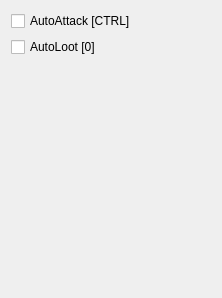
<?xml version="1.0" encoding="UTF-8"?>
<ui version="4.0">
 <class>BotForm</class>
 <widget class="QDialog" name="BotForm">
  <property name="geometry">
   <rect>
    <x>0</x>
    <y>0</y>
    <width>222</width>
    <height>298</height>
   </rect>
  </property>
  <property name="windowTitle">
   <string>BotForm</string>
  </property>
  <layout class="QGridLayout" name="gridLayout">
   <item row="0" column="0">
    <widget class="QCheckBox" name="attChk">
     <property name="text">
      <string>AutoAttack [CTRL]</string>
     </property>
    </widget>
   </item>
   <item row="1" column="0">
    <widget class="QCheckBox" name="lootChk">
     <property name="text">
      <string>AutoLoot [0]</string>
     </property>
    </widget>
   </item>
   <item row="2" column="0">
    <spacer name="verticalSpacer">
     <property name="orientation">
      <enum>Qt::Vertical</enum>
     </property>
     <property name="sizeHint" stdset="0">
      <size>
       <width>20</width>
       <height>231</height>
      </size>
     </property>
    </spacer>
   </item>
  </layout>
 </widget>
 <layoutdefault spacing="6" margin="11"/>
 <resources/>
 <connections/>
</ui>
